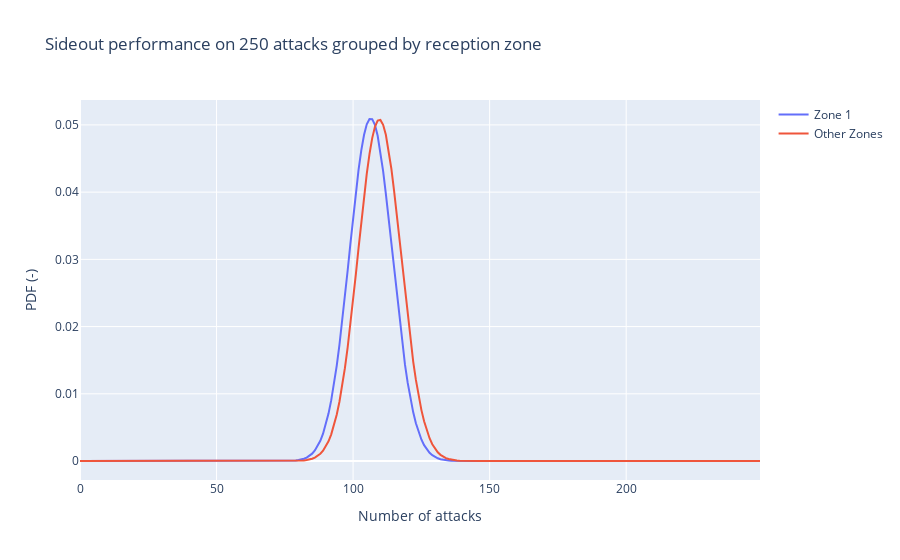

The notebook cell this image was saved under:
### Markdown cell above
<br>

Assuming the baseline success probability given by $H_0$ of p=0.42 (if it was a fair coin toss, this would be p=0.5), I compared the success stats for $H_1$, using $k$ as the number of successes, $n$ as the total occurrences of Zone 1.

Summarizing, I evaluated the probability of having more than 99 successes on 237 trials based on the baseline p=0.42.
The result, according to a binomial cumulative distribution function (https://docs.scipy.org/doc/scipy/reference/generated/scipy.stats.binom.html) is 0.507.

This means that 50% of the times Teams USA receives in zone 1 would do better than the baseline, and 50% of the time it would do worse, i.e., there is absolutely no difference in receiving in zone 1 or in the other zones.
This leads us to accept $H_0$.

Let's take a look on how the binomial distributions for *zone 1* and *other zones* would compare over 250 attack (using binomial probability mass function in a line plot).

### Code cell
n_attacks = 250
fig = get_binomial_plot(h1_success_rate, 'Zone 1', h0_success_rate, 'Other Zones', n_attacks)
fig.update_layout(title='Sideout performance on 250 attacks grouped by reception zone')
fig.show()

### Figure 1 — Plotly figure (JSON) as saved in the notebook; plotly's stock layout.template omitted (floating-point values rounded to 4 significant figures; data arrays with more than 128 entries replaced by an {"elided": "..."} marker saying what was removed)
{"data": [{"mode": "lines", "name": "Zone 1", "x": {"elided": "250 int values"}, "y": {"elided": "250 float values"}, "type": "scatter"}, {"mode": "lines", "name": "Other Zones", "x": {"elided": "250 int values"}, "y": {"elided": "250 float values"}, "type": "scatter"}], "layout": {"xaxis": {"title": {"text": "Number of attacks"}}, "yaxis": {"title": {"text": "PDF (-)"}}, "title": {"text": "Sideout performance on 250 attacks grouped by reception zone"}}}
